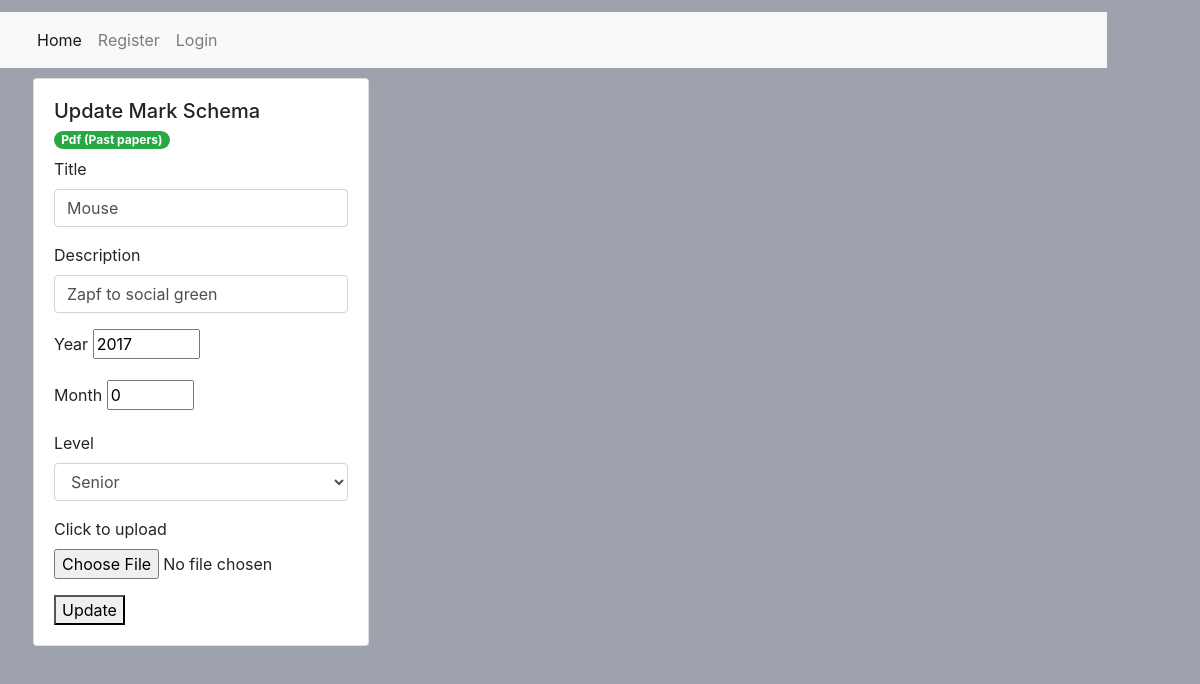
The app's page /utils/upload/edit_mark_schema.php?id=2 with its own data.
### tables this page shows
CREATE TABLE `mark_schema` (
  `id` int(11) NOT NULL,
  `year` int(11) NOT NULL,
  `description` varchar(100) NOT NULL,
  `created_at` timestamp NOT NULL DEFAULT current_timestamp(),
  `created_by` varchar(1000) NOT NULL,
  `downloads` bigint(20) DEFAULT 0,
  `title` varchar(100) NOT NULL,
  `link` varchar(1000) DEFAULT NULL,
  `month` int(11) DEFAULT NULL,
  `level` varchar(100) NOT NULL DEFAULT 'junior'
);

### utils/upload/api.php (called while the page is built, shortened)
<?php
function getMarkSchema($id){
    $conn = DBCoonect();
       $sql = "SELECT * FROM mark_schema WHERE `id` = '$id'";
    $results = mysqli_query($conn,$sql);
    return mysqli_fetch_assoc($results);
}
?>

### utils/upload/edit_mark_schema.php (the view, shortened to what this page needs)
<?php
require_once('../../layout/admin/header.php');
require_once('api.php');
$id = $_GET['id'];
$data = getMarkSchema($id);
$title = $data['title'];
$year = $data['year'];
$month = $data['month'];
$level = $data['level'];
$description = $data['description'];
?>
<button class='btn'></button>
<div class="card" style="width: 21rem;">
  <div class="card-body">
    <h5 class="card-title"> Update Mark Schema</h5>
    <h6 class="card-subtitle mb-2 text-muted">
<span class="badge badge-pill badge-success">Pdf (Past papers)</span>
    </h6>
<form action="fileProcessor.php" method="post" enctype="multipart/form-data">
        <div class="form-group ">
    <label for="title">Title</label>
    <input type="title" class="form-control" value="<? echo $title ?>" name="title" aria-describedby="nameHelp" />
  </div>
        <div class="form-group ">
    <label for="description">Description</label>
    <input type="description" value="<? echo $description ?>" class="form-control" name="description" aria-describedby="nameHelp" />
  </div>
        <div class="form-group ">
    <label for="description">Year</label>
    <input type="number" name='year' min="1900" value="<? echo $year ?>" max="2099" step="1" value="2016" />
  </div>
        <div class="form-group ">
    <label for="description">Month</label>
    <input type="number" name='month' min="0" value="<? echo $month ?>" max="12" step="1" value='' />
  </div>
     <div class="form-group ">
    <label for="grade">Level</label>
        <select  class="form-control"  name="level" aria-describedby="genderHelp" >
  <option <?  if($level == 'senior') echo 'selected'  ?>  value='senior'> Senior </option>
    </select>
  </div>
<div class="form-group">
  <label for="exampleFormControlFile1">Click to upload</label>
  <input type="file" name='file' class="form-control-file" id="exampleFormControlFile1">
</div>
<button>  Update </button>
</form>
  </div>
</div>
<?php
require_once('../../layout/admin/footer.php')
?>

### assets/css/custom.css (style rules this page uses)
@media screen and (min-width: 480px) { body { background-color: rgb(157, 162, 172); width: 90vw; height: 90vh; margin: 1vw; } }
.card { margin:10px !important }

### records on screen
mark_schema: title "Mouse", description "Zapf to social green", year "2017", month "0", level "Senior"
